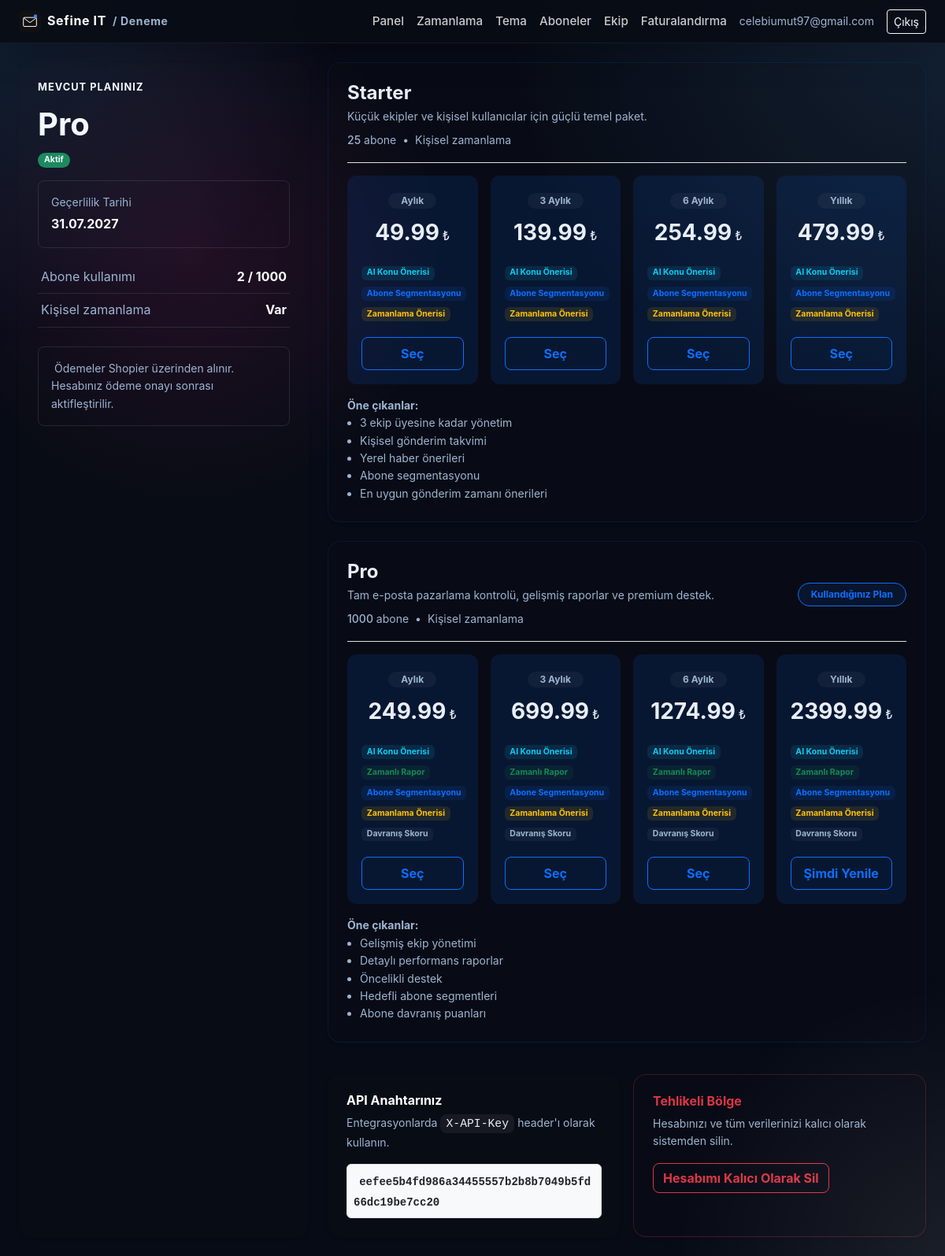
The page /panel/billing (signed in) on the database its author committed.
### app/models.py (models this page shows)
class Organization(Base):
    __tablename__ = "organizations"
    id = Column(Integer, primary_key=True)
    name = Column(String(200), nullable=False)
    slug = Column(String(200), unique=True, nullable=False)
    brand_name = Column(String(200), nullable=False)  # mail/panelde görünen marka adı
    owner_email = Column(String(255), nullable=False)
    account_type = Column(String(20), default="company", nullable=False)  # company | individual
    sector_id = Column(Integer, ForeignKey("sectors.id"), nullable=True)  # kayıt sırasında seçilen sektör
    mail_theme = Column(String(20), default="klasik", nullable=False)  # klasik | minimal
    mail_accent = Column(String(20), default="#111111", nullable=False)  # bültende kullanılan vurgu rengi (hex)
    created_at = Column(DateTime, default=datetime.utcnow, nullable=False)
    plan = Column(String(30), default="free", nullable=False)  # free | starter | pro
    subscription_status = Column(String(30), default="trialing", nullable=False)
    trial_ends_at = Column(DateTime, nullable=True)
    subscription_expires_at = Column(DateTime, nullable=True)  # Shopier tekrarlayan ödeme yapmadığı için manuel takip edilir
    current_duration_days = Column(Integer, nullable=True)  # 30/90/180/365 - hangi süre paketi aktif, Faturalandırma sayfasında doğru kutuyu "Yenile" göstermek için
    renewal_reminder_sent_at = Column(DateTime, nullable=True)
    api_key = Column(String(64), unique=True, nullable=True)
    mail_theme = Column(String, default="klasik")
    mail_accent = Column(String, default="#000000")

### app/routers/billing.py (the view)
@router.get("")
def billing_page(request: Request, db: Session = Depends(get_db), success: int | None = None,
                  error: str | None = None):
    guard, org = _guard(request, db)
    if guard:
        return guard
    plan = get_plan(org.plan, org.account_type)
    abone_sayisi = db.query(Subscriber).filter(Subscriber.organization_id == org.id).count()
    fiyat_tablosu = {}
    for plan_key in PLAN_LIMITS:
        if plan_key == "free":
            continue
        fiyat_tablosu[plan_key] = {
            duration_key: get_price(plan_key, duration_key) for duration_key in DURATIONS
        }
    plan_overrides = {key: get_plan(key, org.account_type) for key in PLAN_LIMITS if key != "free"}
    return templates.TemplateResponse("billing.html", {
        "request": request, "user": current_user_email(request), "org": org,
        "plan": plan, "abone_sayisi": abone_sayisi, "plans": PLAN_LIMITS,
        "plan_overrides": plan_overrides, "durations": DURATIONS, "fiyat_tablosu": fiyat_tablosu,
        "success": success, "error": error,
    })

### app/templates/billing.html (shortened to what this page needs)
{% extends "base.html" %}
{% block content %}
<div class="row g-4">
  <div class="col-md-4">
    <div class="card-corp p-4 rounded-4 shadow-sm border-0 h-100">
      <h6 class="text-uppercase text fw-bold mb-3" style="letter-spacing: 1px; font-size: 0.8rem;">Mevcut Planınız</h6>
      <p class="display-6 fw-bold mb-2 text-white">{{ plan.label }}</p>
      <p class="small mb-3">
        {% if org.subscription_status == 'trialing' %}<span class="badge bg-warning text-dark px-2 py-1 rounded-pill">Deneme süresi</span>
        {% elif org.subscription_status == 'active' %}<span class="badge bg-success px-2 py-1 rounded-pill">Aktif</span>
        {% elif org.subscription_status == 'expired' %}<span class="badge bg-danger px-2 py-1 rounded-pill">Süresi doldu</span>
        {% else %}<span class="badge bg-secondary px-2 py-1 rounded-pill">{{ org.subscription_status }}</span>{% endif %}
      </p>
      {% if org.subscription_expires_at and org.plan != 'free' %}
      <div class="p-3 bg-transparent rounded-3 border border-secondary border-opacity-25 mb-3">
        <span class="d-block small text-secondary mb-1">Geçerlilik Tarihi</span>
        <strong class="text-white">{{ org.subscription_expires_at.strftime('%d.%m.%Y') }}</strong>
      </div>
      {% endif %}
      <table class="table table-borderless table-sm mb-4" style="--bs-table-bg: transparent; --bs-table-color: inherit;">
        <tr class="border-bottom border-secondary border-opacity-25">
          <td class="text-secondary py-2">Abone kullanımı</td>
          <td class="text-end fw-bold py-2 text-white">{{ abone_sayisi }} / {{ plan.max_subscribers }}</td>
        </tr>
        <tr class="border-bottom border-secondary border-opacity-25">
          <td class="text-secondary py-2">Kişisel zamanlama</td>
          <td class="text-end fw-bold py-2 text-white">{{ 'Var' if plan.custom_schedule_allowed else 'Yok' }}</td>
        </tr>
      </table>
      <div class="p-3 border border-secondary border-opacity-25 small mb-0 rounded-3 text-secondary bg-transparent">
         Ödemeler Shopier üzerinden alınır. Hesabınız ödeme onayı sonrası aktifleştirilir.
      </div>
    </div>
  </div>
  <div class="col-md-8">
    {% for key, p in plans.items() %}
    {% if key != 'free' %}
    <div class="plan-wrapper p-4 mb-4 shadow-sm">
      {% set active_plan = plan_overrides[key] %}
      <div class="d-flex justify-content-between align-items-center mb-3 border-bottom pb-3">
        <div>
          <h5 class="fw-bold mb-1 text fs-4">{{ p.label }}</h5>
          <p class="small text-secondary mb-2">{{ p.description }}</p>
          <div class="text-secondary small">
            <span class="fw-medium text">{{ active_plan.max_subscribers }}</span> abone
            {% if active_plan.custom_schedule_allowed %}<span class="mx-1">&bull;</span> Kişisel zamanlama{% endif %}
          </div>
        </div>
        {% if key == org.plan %}
          <span class="badge bg-primary bg-opacity-10 text-primary border border-primary px-3 py-2 rounded-pill">Kullandığınız Plan</span>
        {% endif %}
      </div>
      <div class="row g-3">
        {% for dkey, d in durations.items() %}
        <div class="col-6 col-lg-3">
          <div class="duration-card p-3 text-center h-100 d-flex flex-column justify-content-between">
            <div class="mb-3">
              <span class="badge bg-secondary bg-opacity-10 text-secondary mb-2 rounded-pill px-3 py-1">{{ d.label }}</span>
              <div class="fw-bolder fs-3 price-text text">
                {{ '%.2f'|format(fiyat_tablosu[key][dkey]) }}<span class="fs-6 text fw-normal ms-1">₺</span>
              </div>
            </div>
            <div class="text-start small text-secondary mb-3">
              {% if active_plan.ai_subject_suggestions %}<span class="badge bg-info bg-opacity-10 text-info me-1 mb-1">AI Konu Önerisi</span>{% endif %}
              {% if active_plan.scheduled_reports %}<span class="badge bg-success bg-opacity-10 text-success me-1 mb-1">Zamanlı Rapor</span>{% endif %}
              {% if active_plan.subscriber_segmentation %}<span class="badge bg-primary bg-opacity-10 text-primary me-1 mb-1">Abone Segmentasyonu</span>{% endif %}
              {% if active_plan.send_time_insights %}<span class="badge bg-warning bg-opacity-10 text-warning me-1 mb-1">Zamanlama Önerisi</span>{% endif %}
              {% if active_plan.behavior_scores %}<span class="badge bg-secondary bg-opacity-10 text-secondary me-1 mb-1">Davranış Skoru</span>{% endif %}
            </div>
            <form method="post" action="/panel/billing/checkout/{{ key }}/{{ dkey }}">
              <button class="btn btn-outline-primary w-100 fw-bold btn-plan py-2">
                {% if key == org.plan and org.subscription_status == 'active' and d.days == org.current_duration_days %}
                  Şimdi Yenile
                {% else %}
                  Seç
                {% endif %}
              </button>
            </form>
          </div>
        </div>
        {% endfor %}
      </div>
      <div class="mt-3 small text-secondary">
        <strong>Öne çıkanlar:</strong>
        <ul class="mb-0 ps-3">
          {% for feature in active_plan.features %}
          <li>{{ feature }}</li>
          {% endfor %}
        </ul>
      </div>
    </div>
    {% endif %}
    {% endfor %}
    <div class="row g-3 mt-2">
      <div class="col-md-6">
        <div class="card-corp p-4 h-100 rounded-4 border-0 shadow-sm">
          <h6 class="fw-bold mb-2">API Anahtarınız</h6>
          <p class="small text-secondary mb-3">Entegrasyonlarda <code>X-API-Key</code> header'ı olarak kullanın.</p>
          <div class="bg-light p-2 rounded border text-break">
            <code class="small text-dark fw-bold">{{ org.api_key }}</code>
          </div>
        </div>
      </div>
      <div class="col-md-6">
        <div class="card-corp p-4 h-100 rounded-4 border border-danger border-opacity-25 shadow-sm">
          <h6 class="fw-bold mb-2 text-danger">Tehlikeli Bölge</h6>
          <p class="small text-secondary mb-3">Hesabınızı ve tüm verilerinizi kalıcı olarak sistemden silin.</p>
          <a href="/panel/delete-account" class="btn btn-outline-danger fw-bold rounded-3">Hesabımı Kalıcı Olarak Sil</a>
        </div>
      </div>
    </div>
  </div>
</div>
{% endblock %}

### app/templates/base.html (shortened to what this page needs)
<!DOCTYPE html>
<html lang="tr">
<head>
<link href="https://cdn.jsdelivr.net/npm/bootstrap@5.3.3/dist/css/bootstrap.min.css" rel="stylesheet">
<link href="/static/style.css" rel="stylesheet">
</head>
<body>
{% if user %}
<nav class="navbar navbar-dark navbar-corp">
  <div class="container-fluid px-4">
    <a class="navbar-brand fw-bold d-flex align-items-center gap-2" href="/panel">
      <img src="/static/logo.svg" alt="" height="28">
      {{ brand_name }}{% if org %}<span class="small text-secondary">/ {{ org.name }}</span>{% endif %}
    </a>
    <div class="d-flex align-items-center gap-3">
      <a href="/panel" class="nav-link-corp">Panel</a>
      <a href="/panel/schedule" class="nav-link-corp">Zamanlama</a>
      <a href="/panel/theme" class="nav-link-corp">Tema</a>
      {% if org and org.account_type == 'individual' %}
        <a href="/panel/my-categories" class="nav-link-corp">Kategorilerim</a>
      {% else %}
        <a href="/panel/subscribers" class="nav-link-corp">Aboneler</a>
        <a href="/panel/team" class="nav-link-corp">Ekip</a>
      {% endif %}
      <a href="/panel/billing" class="nav-link-corp">Faturalandırma</a>
      <span class="text-secondary small">{{ user }}</span>
      <a href="/logout" class="btn btn-sm btn-outline-light">Çıkış</a>
    </div>
  </div>
</nav>
{% endif %}
<div class="container-fluid px-4 py-4">
{% block content %}{% endblock %}
</div>
</body>
</html>

### app/static/style.css (style rules this page uses)
:root { --bg-base: #070b16; --bg-layer: radial-gradient(circle at top right, rgba(96,180,255,0.14), transparent 28%), radial-gradient(circle at 20% 20%, rgba(225,47,145,0.14), transparent 20%), #070b16; --surface: rgba(15, 23, 40, 0.96); --surface-soft: rgba(13, 18, 32, 0.9); --surface-border: rgba(255,255,255,0.08); --text-primary: #e8eef8; --text-secondary: #9db4d1; --text-muted: #7d8fa8; --accent: #60b4ff; --accent-strong: #3f7fff; --accent-soft: rgba(96,180,255,0.16); --success: #34d399; --warning: #fbbf24; --danger: #fb7185; --shadow: 0 28px 80px rgba(0,0,0,0.28); }
* { box-sizing: border-box; }
html, body { min-height: 100%; }
body { margin: 0; font-family: 'Inter', -apple-system, BlinkMacSystemFont, 'Segoe UI', Roboto, Arial, sans-serif; background: var(--bg-layer); color: var(--text-primary); line-height: 1.6; -webkit-font-smoothing: antialiased; text-rendering: optimizeLegibility; }
body::before { content: ''; position: fixed; inset: 0; background: radial-gradient(circle at top left, rgba(96,180,255,0.12), transparent 22%), radial-gradient(circle at bottom right, rgba(255,255,255,0.08), transparent 18%); pointer-events: none; z-index: 0; }
nav.navbar-corp { background: rgba(8, 12, 21, 0.92); backdrop-filter: blur(18px); box-shadow: 0 18px 40px rgba(0,0,0,0.16); border-bottom: 1px solid rgba(255,255,255,0.06); position: sticky; top: 0; z-index: 50; }
.navbar-brand { color: #fff; font-size: 1rem; letter-spacing: 0.04em; }
.nav-link-corp { color: rgba(255,255,255,0.78); text-decoration: none; font-size: 0.95rem; font-weight: 500; }
.card-corp { background: var(--surface); border: 1px solid var(--surface-border); border-radius: 24px; box-shadow: var(--shadow); color: var(--text-primary); }
.card-corp h6, .card-corp h5, .card-corp h4 { color: #fff; }
.text-secondary { color: var(--text-secondary) !important; }
code { background: rgba(255,255,255,0.06); color: var(--text-primary); padding: 0.25rem 0.45rem; border-radius: 8px; font-size: 0.92rem; }

### app/templates/billing.html (style rules this page uses)
.plan-wrapper, .card-corp { background: rgba(16, 19, 22, 0.12) !important; border: 1px solid rgba(13, 110, 253, 0.12); transition: all 0.3s ease; }
.plan-wrapper { border-radius: 16px; }
.duration-card { background: rgba(13, 110, 253, 0.12); border: 2px solid transparent; border-radius: 12px; transition: all 0.3s cubic-bezier(0.4, 0, 0.2, 1); }
.btn-plan { border-radius: 8px; transition: all 0.3s ease; }

### rows shown on the page
Organization: name "Deneme", owner_email "celebiumut97@gmail.com", label "Pro", subscription_expires_at "31.07.2027", api_key "eefee5b4fd986a34455557b2b8b7049b5fd66dc19be7cc20"

### other values the page prints
{{ brand_name }} "Sefine IT"
{{ abone_sayisi }} "2"
{{ plan.max_subscribers }} "1000"
{{ 'Var' if plan.custom_schedule_allowed else 'Yok' }} "Var"
{{ p.label }} "Starter" "Pro"
{{ p.description }} "Küçük ekipler ve kişisel kullanıcılar için güçlü temel paket." "Tam e-posta pazarlama kontrolü, gelişmiş raporlar ve premium destek."
{{ active_plan.max_subscribers }} "25" "1000"
{{ d.label }} "Aylık" "3 Aylık" "6 Aylık" "Yıllık" "Aylık" "3 Aylık" "6 Aylık" "Yıllık"
{{ '%.2f'|format(fiyat_tablosu[key][dkey]) }} "49.99" "139.99" "254.99" "479.99" "249.99" "699.99" "1274.99" "2399.99"
{{ feature }} "3 ekip üyesine kadar yönetim" "Kişisel gönderim takvimi" "Yerel haber önerileri" "Abone segmentasyonu" "En uygun gönderim zamanı önerileri" "Gelişmiş ekip yönetimi" "Detaylı performans raporlar" "Öncelikli destek" "Hedefli abone segmentleri" "Abone davranış puanları"
